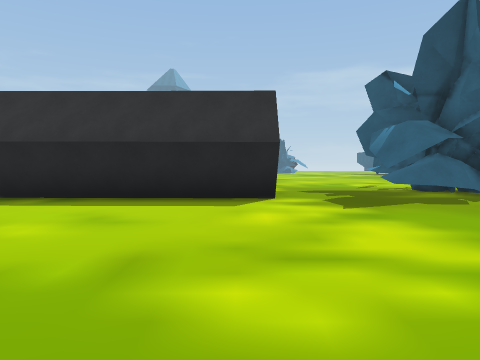
[1] (above)

16 first-person views from a walk through a 3-D level made in the Unity game engine. The camera is 1.2 m above the floor, tilts 2° down and sees 70° across. The floor is counted in squares, 2 m on a side. Each view is taken from the middle of a square. On the plan, view 1 faces up. The plan holds only what a view shows up to about 10 squares ahead; the rest is blank. The place goes on beyond the plan. Some animated figures are left out.

[2]
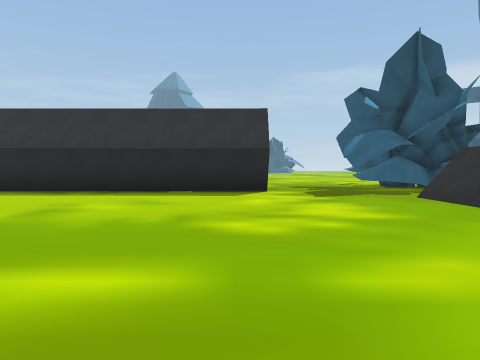

[3]
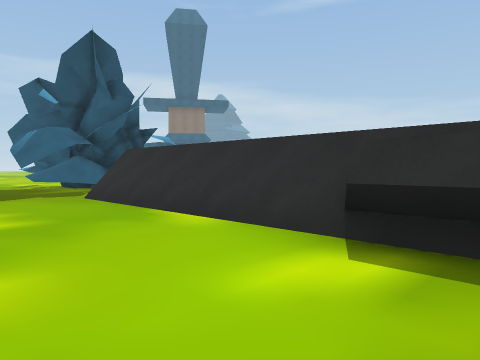

[4]
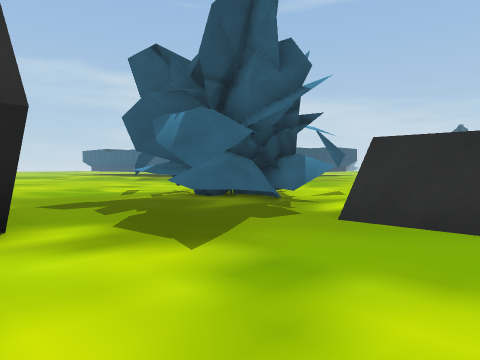

[5]
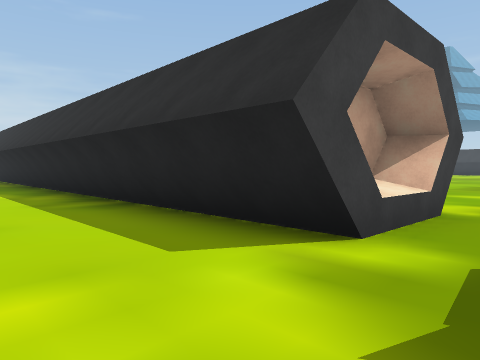

[6]
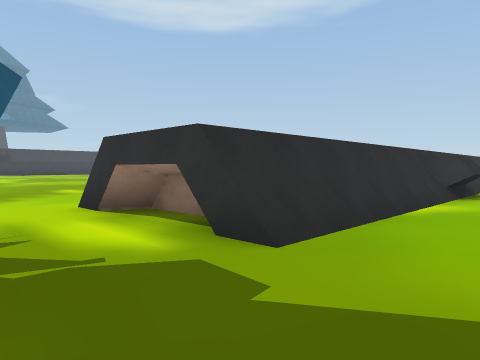

[7]
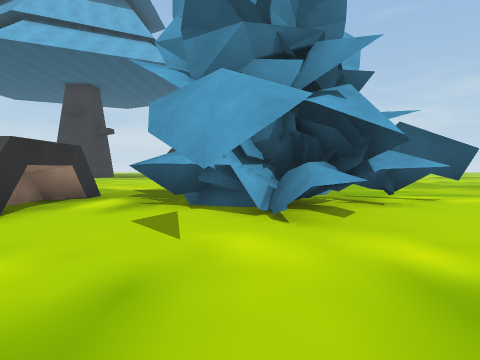

[8]
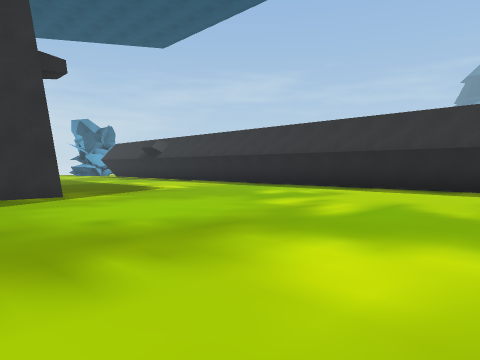

[9]
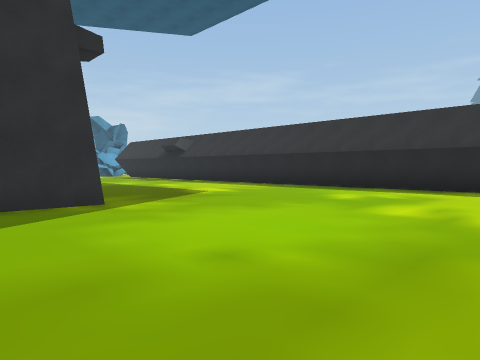

[10]
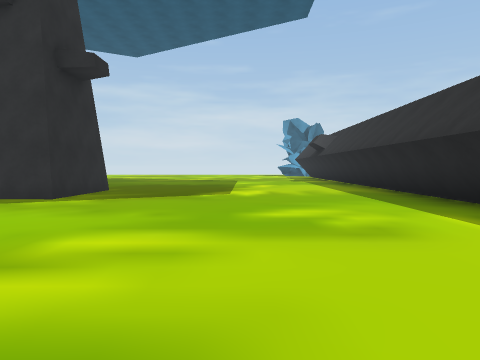

[11]
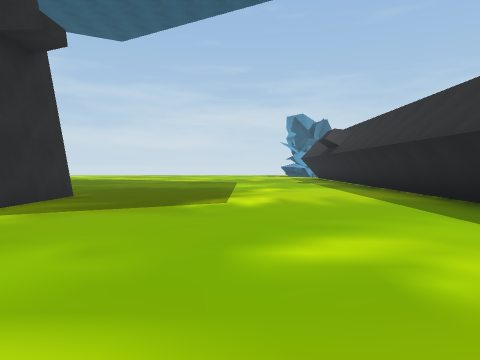

[12]
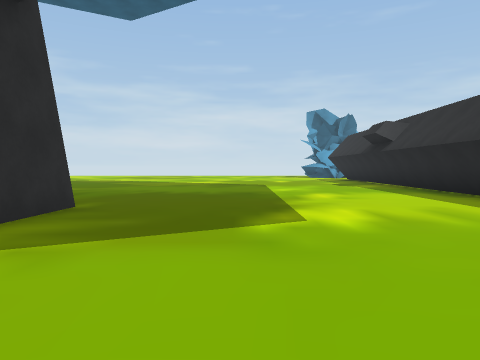

[13]
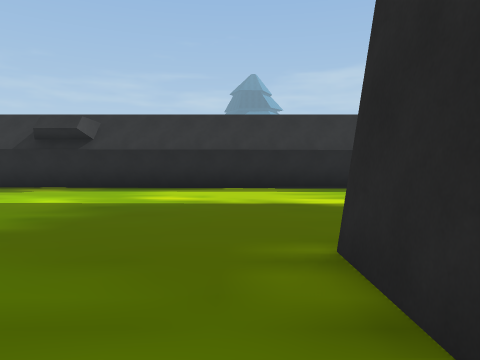

[14]
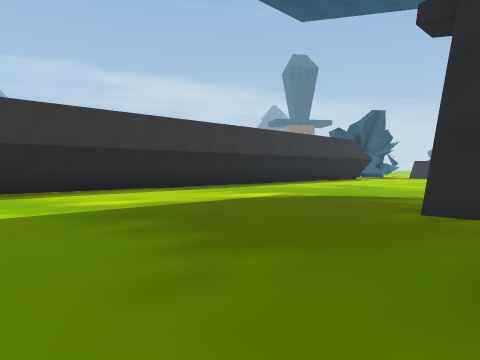

[15]
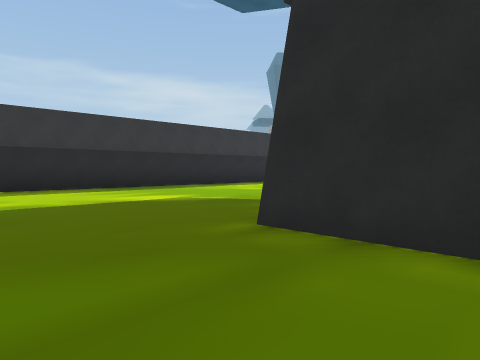

[16]
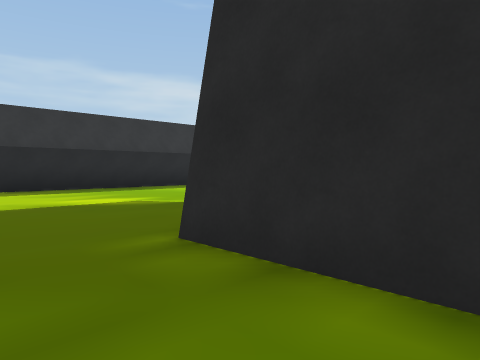

### Floor plan
Key: @ floor where view 1 was taken; # wall or solid block; x gap in a wall; . floor; ^ raised ledge.
Columns run from 17 left of view 1 to 13 right of it. Each row starts with its distance up from view 1.
 14                  ....
 13                  .....
 12                  .......
 11                  ....##^.
 10                  ....###...
  9                  #...####...
  8                  #... ##.#...
  7 ##################..####x#..
  6 ..........########..........
  5 .....................####......
  4 .....................###  .....
  3 .....................##
  2 .....................##
  1 .....................##
  0 .................@...##
 -1 .....###.............#
 -2 .....###........ ....#
 -3   ...#    ......     #

Positions as (right, up) in squares from view 1, and headings:
1: (0, 0), facing up
2: (0, -2), facing up
3: (1, -2), facing up-right
4: (0, 3), facing up-right
5: (2, 4), facing up-left
6: (2, 7), facing down-right
7: (11, 8), facing left
8: (-2, -3), facing up-left
9: (-4, -3), facing up-left
10: (-3, 3), facing left
11: (-5, 3), facing left
12: (-7, 2), facing left
13: (-13, -3), facing up
14: (-17, -2), facing up-right
15: (-15, -3), facing up-right
16: (-14, -3), facing up-right
